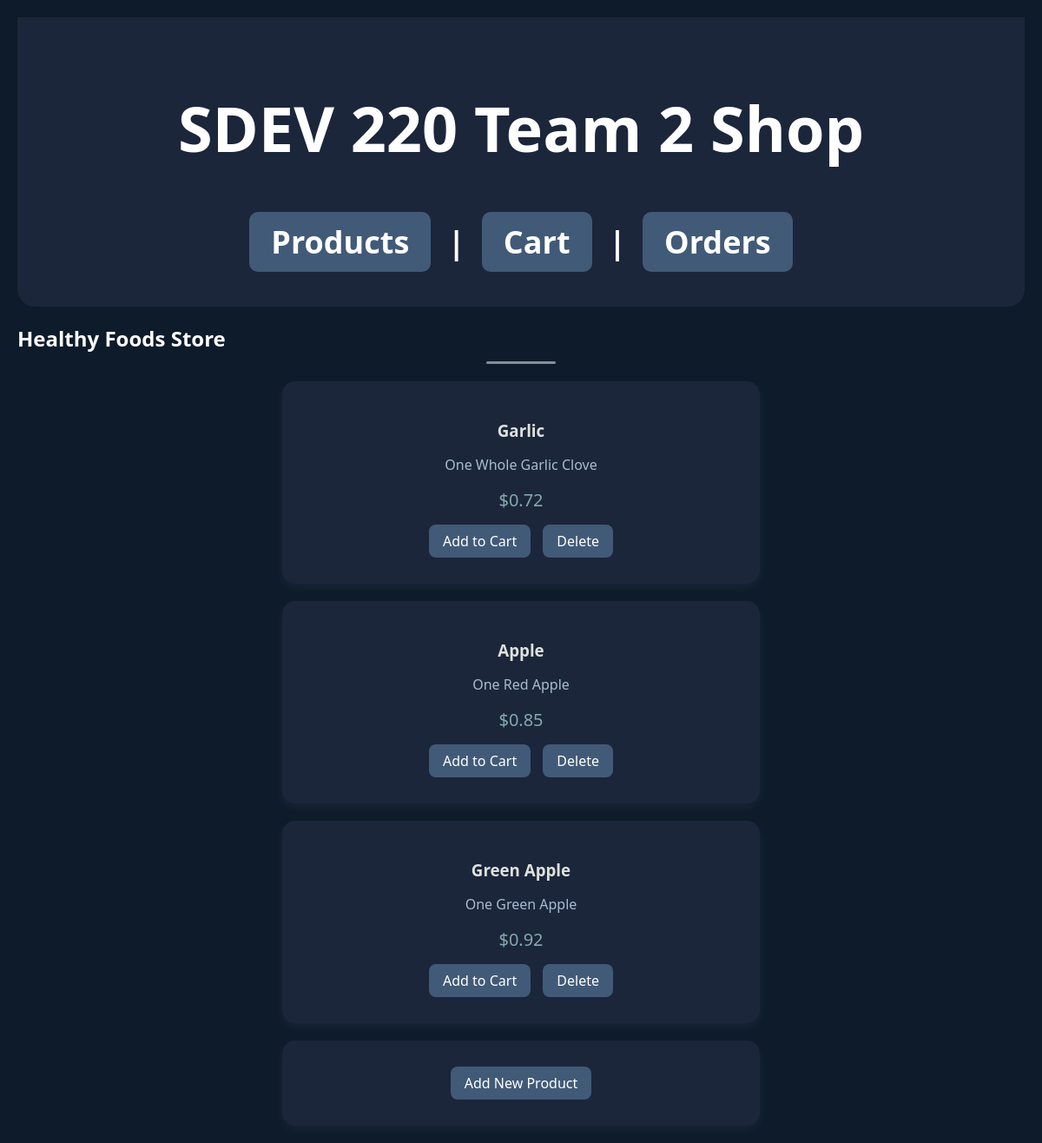
The page / on the database its author committed.
### app.py (models this page shows)
class Product(db.Model):
    id = db.Column(db.Integer, primary_key=True)
    name = db.Column(db.String(100), nullable=False)
    description = db.Column(db.Text)
    price = db.Column(db.Float, nullable=False)

### app.py (the view)
@app.route('/')
def product_list():
    products = Product.query.all()
    return render_template('products.html', products=products)

### templates/products.html
{% extends 'base.html' %}
{% block content %}
<div class="container">
    <h2 class="section-title">Healthy Foods Store</h2>
    {% for product in products %}
    <div class="product-card">
        <h3>{{ product.name }}</h3>
        <p>{{ product.description }}</p>
        <p class="price">${{ "%.2f"|format(product.price) }}</p>
        <a href="{{ url_for('add_to_cart', product_id=product.id) }}">Add to Cart</a>
        <a href="{{ url_for('delete_product', product_id=product.id) }}">Delete</a>
    </div>
    {% endfor %}
    <div class="product-card">
        <a href="{{ url_for('add_product', admin_key='sdev220_team2_admin') }}">Add New Product</a>
    </div>
</div>
{% endblock %}

### static/style.css (style rules this page uses)
body { font-family: Arial, sans-serif; margin: 20px; }
body { font-family: 'Segoe UI', Tahoma, Geneva, Verdana, sans-serif; background-color: #0D1B2A; color: white; margin: 20px; }
h2::after { content: ""; display: block; width: 80px; height: 3px; background: rgba(255, 255, 255, 0.5); margin: 10px auto 0; border-radius: 5px; }
.product-card { background-color: #1B263B; border-radius: 15px; box-shadow: 0 4px 12px rgba(255, 255, 255, 0.05); padding: 25px; margin: 20px auto; max-width: 500px; text-align: center; }
.product-card h3 { margin-bottom: 10px; color: #E0E1DD; }
.product-card p { color: #A9BCD0; }
.product-card .price { color: #84A9AC; font-size: 20px; margin: 10px 0; }
.product-card a { background-color: #415A77; color: white; padding: 8px 16px; text-decoration: none; border-radius: 8px; margin: 5px; display: inline-block; }

### rows shown on the page
Product: name "Garlic", description "One Whole Garlic Clove", price "0.72"
Product: name "Apple", description "One Red Apple", price "0.85"
Product: name "Green Apple", description "One Green Apple", price "0.92"
